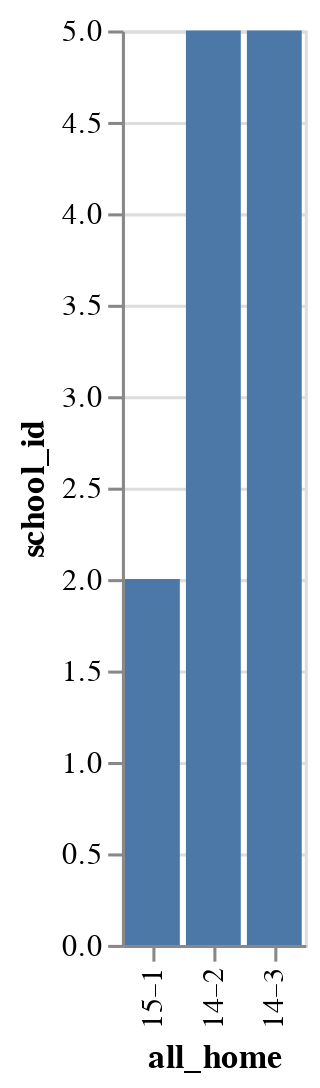
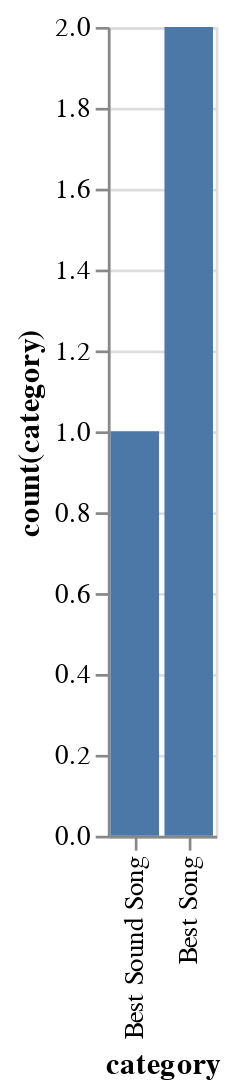
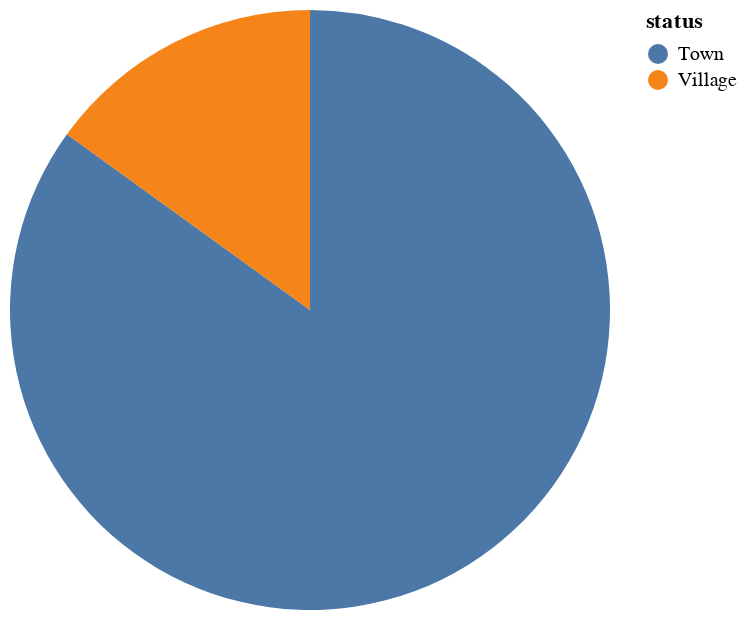
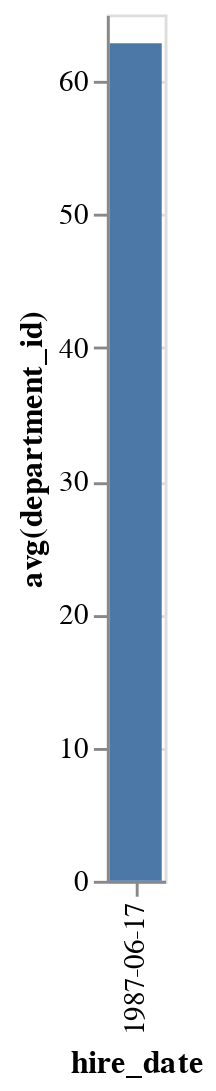

The cell these charts' notebook holds for them, in order:
### Code cell
nl_acc = []
nl_chart_acc = []

test_result = []  # tvBench_id, chart_type, hardness, ifChartTemplate, ifRight=1

only_nl_cnt = 0
only_nl_match = 0

nl_template_cnt = 0
nl_template_match = 0
i = 0

create_vis = VisRendering()

for index, row in test_df.iterrows():
    gold_query = row['labels'].lower()

    src = row['source'].lower()
    i += 1

    tok_types = row['token_types']

    translation, attention, enc_attention = translate_sentence_with_guidance(
        row['db_id'], gold_query.split(' ')[gold_query.split(' ').index('from') + 1],
        src, SRC, TRG, TOK_TYPES, tok_types, SRC, model, db_tables_columns, device, my_max_length
    )

    pred_query = ' '.join(translation).replace(' <eos>', '').lower()
    old_pred_query = pred_query

    if '[c]' not in src:
        # with template
        pred_query = postprocessing(gold_query, pred_query, True, src)

        nl_template_cnt += 1

        if ' '.join(gold_query.replace('"', "'").split()) == ' '.join(pred_query.replace('"', "'").split()):
            print('=========================================================\n')
            print('[Database]:', row['db_id'])
            print('[NL Question]:', row['question'])
            print('[Chart Template]:', row['query_template'])
            print('[Predicted VIS Query]:',' '.join(pred_query.replace('"', "'").split()))
            print('[The Ground Truth VIS Query]:', row['query'])
            
            vis_query = create_vis.parse_output_query(
                ' '.join(pred_query.replace('"', "'").split())
            )

            data4vis = create_vis.query_sqlite3(
                './dataset/database/',
                row['db_id'],
                vis_query['data_part']['sql_part']
            )
            
            print('The Predicted VIS:')
            create_vis.render_vis(data4vis, vis_query)
            print('\n')
            
        else:
            pass

    if '[c]' in src:
        # without template
        pred_query = postprocessing(gold_query, pred_query, False, src)

        only_nl_cnt += 1
        if ' '.join(gold_query.replace('"', "'").split()) == ' '.join(pred_query.replace('"', "'").split()):
            print('=========================================================\n')
            print('[Database]:', row['db_id'])
            print('[NL Question]:', row['question'])
            print('[Chart Template]:', row['query_template'])
            print('[Predicted VIS Query]:',' '.join(pred_query.replace('"', "'").split()))
            print('[The Ground Truth VIS Query]:', row['query'])

            vis_query = create_vis.parse_output_query(
                ' '.join(pred_query.replace('"', "'").split())
            )

            data4vis = create_vis.query_sqlite3(
                './dataset/database/',
                row['db_id'],
                vis_query['data_part']['sql_part']
            )

            print('The Predicted VIS:')
            create_vis.render_vis(data4vis, vis_query)
            print('\n')
            
        else:
            pass
    
    

    #show top-50 testing cases.
    if index > 50:
        break

### Figure 1 — Vega-Lite specification as saved in the notebook (floating-point values rounded to 4 significant figures)
{"data": {"values": [{"all_home": "14–2", "school_id": 1}, {"all_home": "15–1", "school_id": 2}, {"all_home": "14–2", "school_id": 4}, {"all_home": "14–3", "school_id": 5}]}, "encoding": {"x": {"field": "all_home", "sort": "y", "type": "nominal"}, "y": {"field": "school_id", "type": "quantitative"}}, "mark": "bar"}

### Figure 2 — Vega-Lite specification as saved in the notebook (floating-point values rounded to 4 significant figures)
{"data": {"values": [{"category": "Best Sound Song", "count(category)": 1}, {"category": "Best Song", "count(category)": 2}]}, "encoding": {"x": {"field": "category", "sort": "y", "type": "nominal"}, "y": {"field": "count(category)", "type": "quantitative"}}, "mark": "bar"}

### Figure 3 — Vega-Lite specification as saved in the notebook (floating-point values rounded to 4 significant figures)
{"data": {"values": [{"avg(population)": 5706, "status": "Town"}, {"avg(population)": 1010.0, "status": "Village"}]}, "encoding": {"color": {"field": "status", "type": "nominal"}, "theta": {"field": "avg(population)", "type": "quantitative"}}, "mark": "arc"}

### Figure 4 — Vega-Lite specification as saved in the notebook (floating-point values rounded to 4 significant figures)
{"data": {"values": [{"avg(department_id)": 62.83, "hire_date": "1987-06-17"}]}, "encoding": {"x": {"field": "hire_date", "sort": "y", "type": "nominal"}, "y": {"field": "avg(department_id)", "type": "quantitative"}}, "mark": "bar"}
